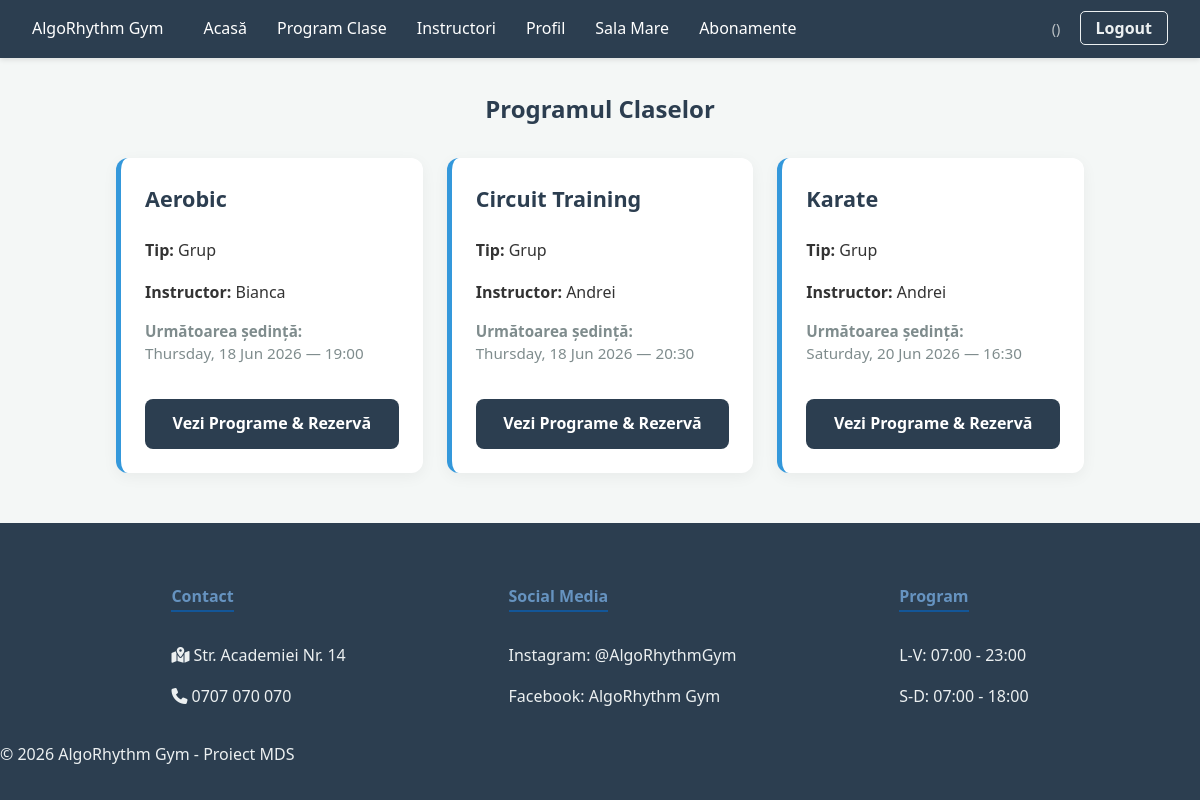
Page /program/ on the committed database.
### fitness_app/models.py (models this page shows, shortened)
class FitnessClass(models.Model):
    CLASS_TYPES = [
        ('1TO1', 'Personal Training'),
        ('GRP', 'Grup'),
        ('IND', 'Individual (fără antrenor)'),
    ]
    type = models.CharField(max_length=4, choices=CLASS_TYPES, default='GRP')
    instructor = models.ForeignKey(User, on_delete=models.CASCADE, null=True, blank=True, limit_choices_to={'role': 'INS'})
    name = models.CharField(max_length=100)
    room = models.ForeignKey(Room, on_delete=models.SET_NULL, null=True, blank=True)
    max_capacity = models.PositiveIntegerField()
    is_for_women_only = models.BooleanField(default=False)
    is_for_children = models.BooleanField(default=False)
    start_time = models.DateTimeField()
    price = models.DecimalField(max_digits=6, decimal_places=2, default=30.00)
    duration_minutes = models.PositiveIntegerField(default=60)

class User(AbstractUser):
    IS_INSTRUCTOR = 'INS'
    IS_CLIENT = 'CLI'
    IS_ADMIN = 'ADM'
    ROLE_CHOICES = [
        (IS_INSTRUCTOR, 'Instructor'),
        (IS_CLIENT, 'Client'),
        (IS_ADMIN, 'Admin'),
    ]
    role = models.CharField(max_length=3, choices=ROLE_CHOICES, default=IS_CLIENT)
    gender = models.CharField(max_length=10, choices=[('M', 'Masculin'), ('F', 'Feminin')], blank=True)
    is_child = models.BooleanField(default=False)
    parent = models.ForeignKey('self', on_delete=models.CASCADE, null=True, blank=True, related_name='children')
    fitness_goal = models.TextField(blank=True)
    frequency_per_week = models.IntegerField(default=0)
    experience_years = models.PositiveIntegerField(default=0, null=True, blank=True)
    bio_short = models.CharField(max_length=150, blank=True, null=True)
    profile_picture = models.ImageField(upload_to='instructors/', null=True, blank=True)
    referral_code = models.CharField(max_length=15, unique=True, blank=True, null=True)
    discounts_available = models.IntegerField(default=0)  # cate reduceri de 10% are
    first_free_session_used = models.BooleanField(default=False)

### fitness_app/views.py (the view)
# urls.py: path('program/', views.classes_view, name='fitness_classes_list'),
def classes_view(request):
    now = timezone.now()
    all_upcoming = FitnessClass.objects.filter(start_time__gte=now).order_by('start_time')
    unique_classes = []
    seen = set()
    for fc in all_upcoming:
        group_key = (fc.name, fc.instructor_id if fc.instructor else None)
        if group_key not in seen:
            unique_classes.append(fc)
            seen.add(group_key)
    return render(request, 'classes.html', {'fitness_classes': unique_classes})

### fitness_app/views.py (called while the page is built)
def instructor_context_processor(request):
    if request.user.is_authenticated:
        user_role = str(getattr(request.user, 'role', '')).upper()
        return {
            'is_instructor': (user_role == 'INSTRUCTOR' or user_role == 'INS')
        }
    return {'is_instructor': False}

### fitness_app/templates/classes.html (shortened to what this page needs)
{% extends 'base.html' %}
{% block content %}
<div class="container">
    <h2 class="classes-title">Programul Claselor</h2>
    <div class="grid">
        {% for fc in fitness_classes %}
        <div class="card classes-card">
            <div class="classes-card-content">
                <h3>{{ fc.name }}</h3>
                <p><strong>Tip:</strong> {{ fc.get_type_display }}</p>
                <p><strong>Instructor:</strong> {{ fc.instructor.first_name }}</p>
                <p class="classes-next-session">
                    <strong>Următoarea ședință:</strong><br>
                    {{ fc.start_time|date:"l, d M Y — H:i" }}
                </p>
            </div>
                <div class="classes-actions">
                    <a href="{% url 'class_detail' fc.id %}" class="btn-ocean classes-btn">
                        Vezi Programe & Rezervă
                    </a>
                </div>
            </div>
            {% empty %}
            <p class="classes-empty">Momentan nu sunt clase programate.</p>
            {% endfor %}
    </div>
</div>
{% endblock %}

### static/fitness_app/css/style.css (style rules this page uses)
body { font-family: 'Segoe UI', Tahoma, Geneva, Verdana, sans-serif; margin: 0; background-color: #f4f7f6; color: #333; line-height: 1.6; }
.container { max-width: 1000px; margin: 2rem auto; padding: 0 1rem; }
.grid { display: grid; grid-template-columns: repeat(auto-fit, minmax(280px, 1fr)); gap: 1.5rem; }
.card, .welcome-card, .instructor-card { background: white; border-radius: 12px; box-shadow: 0 4px 15px rgba(0,0,0,0.05); transition: transform 0.3s ease, box-shadow 0.3s ease; }
.card { padding: 1.5rem; text-align: center; }
.btn-ocean, .btn-back, .btn-logout { text-decoration: none; transition: all 0.3s ease; font-weight: 600; }
.btn-ocean { background-color: #2c3e50; color: white; text-align: center; padding: 12px; border-radius: 8px; display: block; }
.classes-title { text-align: center; color: #2c3e50; margin-bottom: 30px; }
.classes-card { border-left: 5px solid #3498db; display: flex; flex-direction: column; justify-content: space-between; }
.classes-card-content { text-align: left; }
.classes-card-content h3 { margin-top: 0; color: #2c3e50; font-size: 1.35rem; }
.classes-next-session { color: #7f8c8d; margin-top: 12px; font-size: 0.95rem; line-height: 1.4; }
.classes-actions { margin-top: 20px; }
.classes-btn { text-align: center; text-decoration: none; display: block; width: 100%; box-sizing: border-box; }
.container { animation: paginaFadeIn 0.9s cubic-bezier(0.25, 0.8, 0.25, 1) forwards; }

### rows in the picture
FitnessClass: name "Aerobic", type "Grup", instructor.first_name "Bianca", start_time "Thursday, 18 Jun 2026 — 19:00"
FitnessClass: name "Circuit Training", type "Grup", instructor.first_name "Andrei", start_time "Thursday, 18 Jun 2026 — 20:30"
FitnessClass: name "Karate", type "Grup", instructor.first_name "Andrei", start_time "Saturday, 20 Jun 2026 — 16:30"
